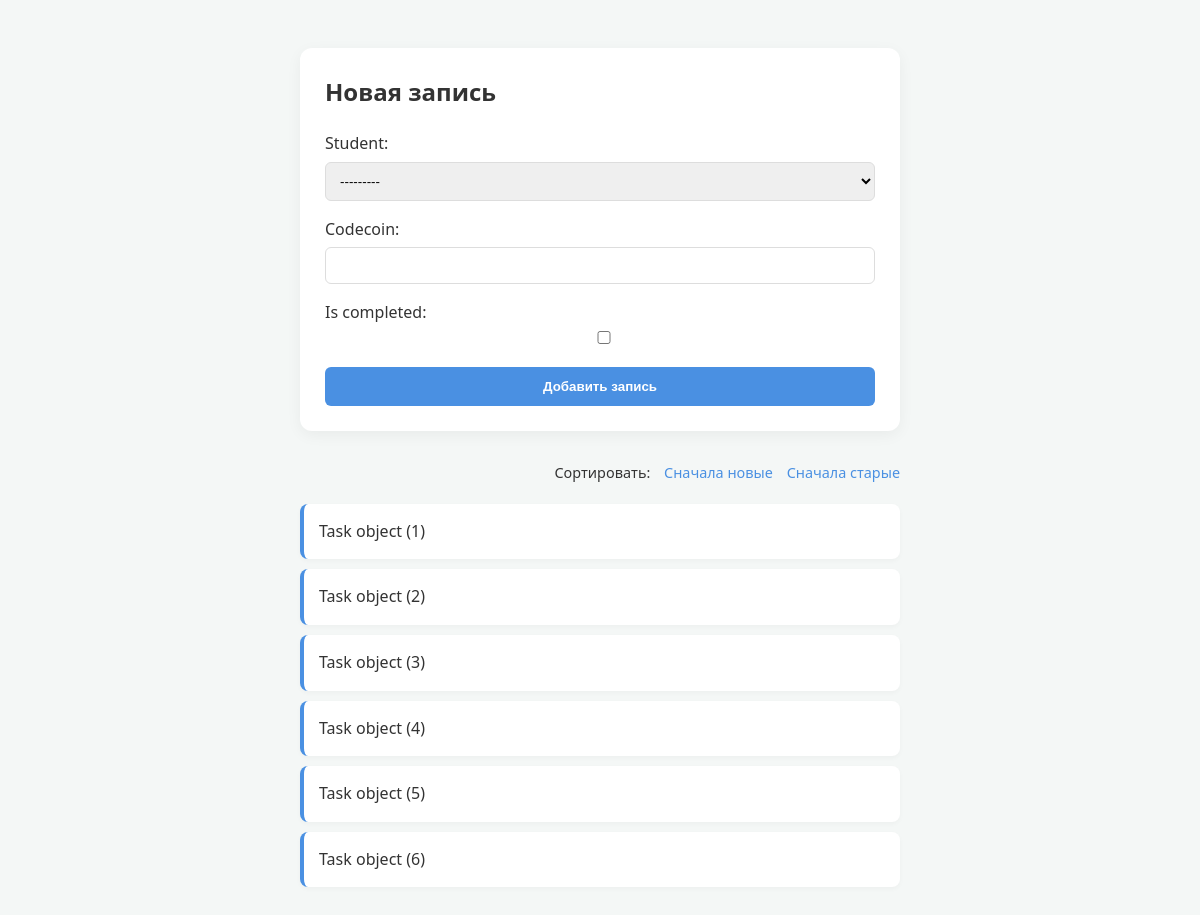
The app's page /lms/add_task/ with its own data.
### lms/models.py (models this page shows)
class Task(models.Model):
    student = models.ForeignKey(Student, on_delete=models.CASCADE)
    codecoin = models.IntegerField()
    is_completed = models.BooleanField(default=False)

### lms/views.py (the view)
# urls.py: path('add_task/', views.task_items, name='task_items'),
def task_items(request):
    sort_by = request.GET.get('sort', 'id')
    items = Task.objects.all().order_by(sort_by)
    if request.method == "POST":
        form = TaskForm(request.POST, request.FILES)
        if form.is_valid():
            form.save()
            return redirect('item_list')
    else:
        form = TaskForm()
    return render(request, 'add_task.html', {
        'items': items,
        'form': form
    })

### lms/forms.py
class TaskForm(forms.ModelForm):
    class Meta:
        model = Task
        fields = '__all__'

### lms/templates/add_task.html (shortened to what this page needs)
<!DOCTYPE html>
<html lang="ru">
<head>
</head>
<body>
<div class="container">
    <form method="post" enctype="multipart/form-data">
        <h2 style="margin-top: 0;">Новая запись</h2>
        {{ form.as_p }}
        <button type="submit">Добавить запись</button>
    </form>
    <div class="sorting">
        <span>Сортировать:</span>
        <a href="?sort=-id">Сначала новые</a>
        <a href="?sort=id">Сначала старые</a>
    </div>
    <ul>
        {% for item in items %}
            <li>{{ item }}</li>
        {% empty %}
            <li style="border-left-color: #ccc; color: #888;">Записей пока нет...</li>
        {% endfor %}
    </ul>
</div>
</body>
</html>

### lms/templates/add_task.html (style rules this page uses)
:root { --primary-color: #4a90e2; --bg-color: #f4f7f6; --text-color: #333; --card-bg: #ffffff; }
body { font-family: 'Segoe UI', Tahoma, Geneva, Verdana, sans-serif; background-color: var(--bg-color); color: var(--text-color); line-height: 1.6; display: flex; flex-direction: column; align-items: center; padding: 40px 20px; }
.container { width: 100%; max-width: 600px; }
form { background: var(--card-bg); padding: 25px; border-radius: 12px; box-shadow: 0 4px 15px rgba(0,0,0,0.05); margin-bottom: 30px; }
form p { margin-bottom: 15px; }
input, textarea, select { width: 100%; padding: 10px; margin-top: 5px; border: 1px solid #ddd; border-radius: 6px; box-sizing: border-box; }
button { background-color: var(--primary-color); color: white; border: none; padding: 12px 20px; border-radius: 6px; cursor: pointer; font-weight: 600; transition: opacity 0.2s; width: 100%; }
.sorting { margin-bottom: 20px; text-align: right; font-size: 0.9em; }
.sorting a { text-decoration: none; color: var(--primary-color); margin-left: 10px; font-weight: 500; }
ul { list-style: none; padding: 0; }
li { background: var(--card-bg); margin-bottom: 10px; padding: 15px; border-radius: 8px; box-shadow: 0 2px 5px rgba(0,0,0,0.03); border-left: 4px solid var(--primary-color); transition: transform 0.2s; }

### records on screen
Task: id "Task object (1)"
Task: id "Task object (2)"
Task: id "Task object (3)"
Task: id "Task object (4)"
Task: id "Task object (5)"
Task: id "Task object (6)"
